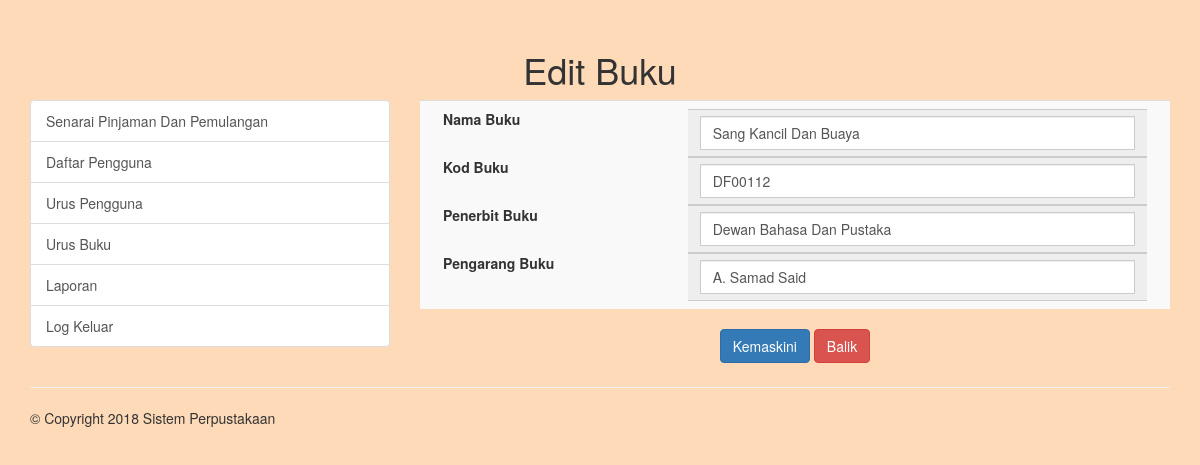
The app's page /admin/edit-buku.php?deptid=2 (signed in) with its own data.
### tables this page shows
CREATE TABLE `tblbuku` (
  `id` int(255) NOT NULL,
  `nama_buku` varchar(255) NOT NULL,
  `kod_buku` varchar(255) NOT NULL,
  `penerbit_buku` varchar(255) NOT NULL,
  `pengarang_buku` varchar(255) NOT NULL
);

### admin/edit-buku.php (the view, shortened to what this page needs)
<?php
include('includes/config.php');
if(strlen($_SESSION['alogin'])==0)
    {
header('location:index.php');
}
else{
    ?>
<!DOCTYPE html>
<html lang="en">
<head>
                <?php include "includes/header.php"; ?>
</head>
<body>
<div class="container">
        		<h1><center>Edit Buku</center></h1>
	<div class="row">
		<div class="col-xs-4">
            <?php include "includes/sidebar.php"; ?>
		</div>
		<div class="col-xs-8">
            <form method="post">
                    <table class="table table-striped">
              <tbody>
                 <tr>
                    <td colspan="1">
<?php
$did=intval($_GET['deptid']);
$sql = "SELECT * from tblbuku WHERE id=:did";
$query = $dbh -> prepare($sql);
$query->bindParam(':did',$did,PDO::PARAM_STR);
$query->execute();
$results=$query->fetchAll(PDO::FETCH_OBJ);
if($query->rowCount() > 0)
{
foreach($results as $result)
{               ?>
                          <fieldset>
                            <div class="form-group">
                                <label class="col-md-4 control-label">Nama Buku</label>
                                <div class="col-md-8 inputGroupContainer">
                                   <div class="input-group"><span class="input-group-addon"><input id="nama_buku" name="nama_buku" class="form-control" required="true" value="<?php echo htmlentities($result->nama_buku);?>" type="text"></span></div>
                                </div>
                             </div>
                             <div class="form-group">
                                <label class="col-md-4 control-label">Kod Buku</label>
                                <div class="col-md-8 inputGroupContainer">
                                   <div class="input-group"><span class="input-group-addon"><input  id="kod_buku" name="kod_buku" class="form-control" required="true" value="<?php echo htmlentities($result->kod_buku);?>" type="text"></span></div>
                                </div>
                             </div>
                              <div class="form-group">
                                <label class="col-md-4 control-label">Penerbit Buku</label>
                                <div class="col-md-8 inputGroupContainer">
                                   <div class="input-group"><span class="input-group-addon"><input  id="penerbit_buku" name="penerbit_buku" class="form-control" required="true" value="<?php echo htmlentities($result->penerbit_buku);?>" type="text"></span></div>
                                </div>
                             </div>
                              <div class="form-group">
                                <label class="col-md-4 control-label">Pengarang Buku</label>
                                <div class="col-md-8 inputGroupContainer">
                                   <div class="input-group"><span class="input-group-addon"><input  id="pengarang_buku" name="pengarang_buku" class="form-control" required="true" value="<?php echo htmlentities($result->pengarang_buku);?>" type="text"></span></div>
                                </div>
                             </div>
                          </fieldset>
                    </td>
                 </tr>
              </tbody>
           </table>
<?php }} ?>
<center>                <button class="btn btn-primary" type="submit" name="update">Kemaskini</button>&nbsp;<a href='urus-buku.php' class='btn btn-danger'>Balik</a>
</center>
            </form>
		</div>
	</div>
	<hr>
	<div class="row">
		<div class="col-xs-12">
			<footer>
                <?php include "includes/footer.php"; ?>
			</footer>
		</div>
	</div>
</div>
</body>
</html>
<?php }?>

### admin/edit-buku.php (style rules this page uses)
body { padding-top: 30px; background-color: #FFDAB9; }

### records on screen
tblbuku: nama_buku "Sang Kancil Dan Buaya", kod_buku "DF00112", penerbit_buku "Dewan Bahasa Dan Pustaka", pengarang_buku "A. Samad Said"
